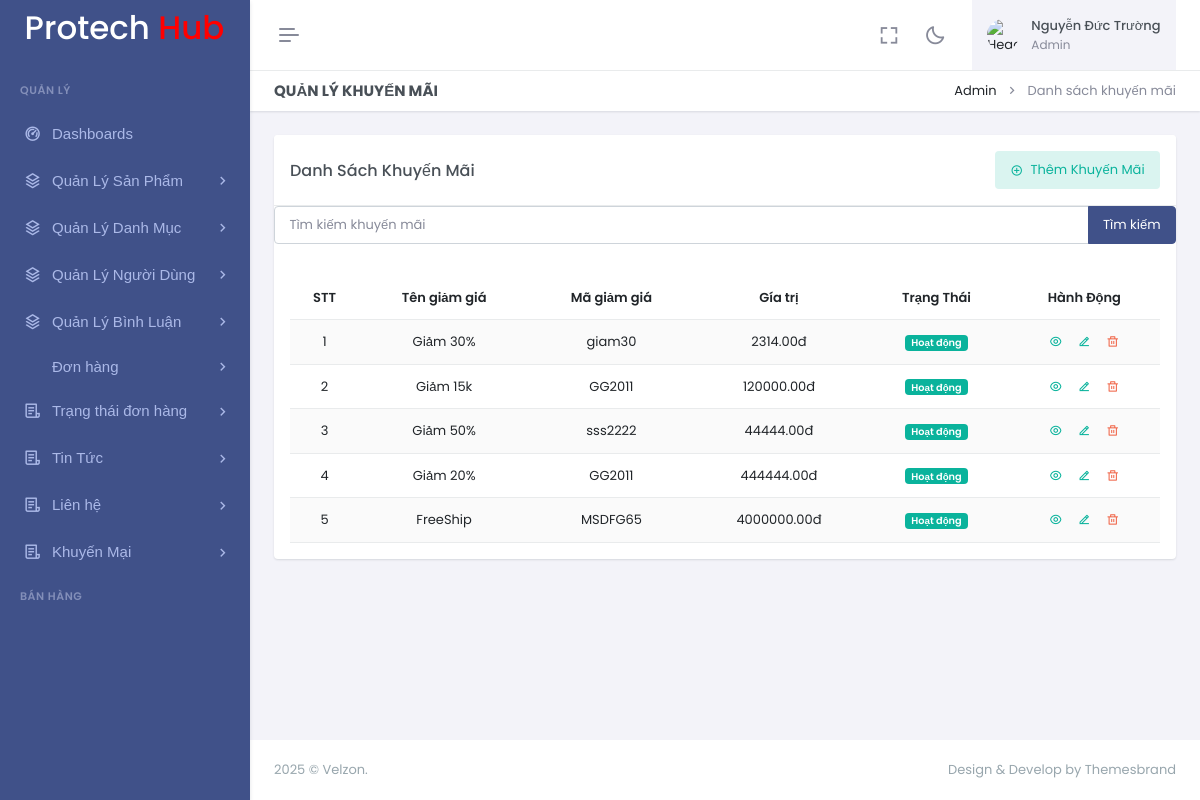
/admin/index.php?act=khuyenmais (signed in), run on the app's committed database.
### tables this page shows
CREATE TABLE `khuyen_mais` (
  `id` int NOT NULL,
  `ten_khuyen_mai` varchar(255) NOT NULL,
  `ma_khuyen_mai` varchar(50) NOT NULL,
  `gia_tri` decimal(10,2) NOT NULL,
  `ngay_bat_dau` date NOT NULL,
  `ngay_ket_thuc` date NOT NULL,
  `mo_ta` text,
  `trang_thai` tinyint(1) NOT NULL
);

### admin/controllers/KhuyenMaiController.php (called while the page is built, shortened)
<?php
class KhuyenMaiController
{
    private $khuyenmaiModel;
    public function __construct()
    {
        $this->khuyenmaiModel = new KhuyenMai();
    }
    public function index()
    {
        $keyword = $_GET['keyword'] ?? null;
        if ($keyword) {
            $khuyenmais = $this->khuyenmaiModel->search($keyword);
        } else {
            $khuyenmais = $this->khuyenmaiModel->getAll();
        }
        require_once 'views/khuyenmais/index.php';
    }
}

### commons/function.php (called while the page is built)
<?php
function connectDB() {
    $host = DB_HOST;
    $port = DB_PORT;
    $dbname = DB_NAME;
    try {
        $conn = new PDO("mysql:host=$host;port=$port;dbname=$dbname", DB_USERNAME, DB_PASSWORD);
        $conn->setAttribute(PDO::ATTR_ERRMODE, PDO::ERRMODE_EXCEPTION);
        $conn->setAttribute(PDO::ATTR_DEFAULT_FETCH_MODE, PDO::FETCH_ASSOC);
        return $conn;
    } catch (PDOException $e) {
        echo ("Connection failed: " . $e->getMessage());
    }
}

### admin/models/KhuyenMai.php (called while the page is built, shortened)
<?php
class KhuyenMai
{
    private $conn;
    public function __construct()
    {
        $this->conn = connectDB();
    }
    public function getAll()
    {
        $sql = "SELECT * FROM khuyen_mais";
        $stmt = $this->conn->prepare($sql);
        $stmt->execute();
        return $stmt->fetchAll();
    }
}

### admin/views/khuyenmais/index.php (the view, shortened to what this page needs)
<!DOCTYPE html>
<html lang="en" data-layout="vertical" data-topbar="light" data-sidebar="dark" data-sidebar-size="lg"
    data-sidebar-image="none" data-preloader="disable" data-theme="default" data-theme-colors="default">
<head>
    <?php require_once "views/layouts/libs_css.php"; ?>
</head>
<body>
    <div id="layout-wrapper">
        <?php
        require_once "views/layouts/header.php";
        require_once "views/layouts/siderbar.php";
        ?>
        <div class="main-content">
            <div class="page-content">
                <div class="container-fluid">
                    <div class="row">
                        <div class="col-12">
                            <div
                                class="page-title-box d-sm-flex align-items-center justify-content-between bg-galaxy-transparent">
                                <h4 class="mb-sm-0">Quản lý khuyến mãi</h4>
                                <div class="page-title-right">
                                    <ol class="breadcrumb m-0">
                                        <li class="breadcrumb-item"><a href="javascript: void(0);">Admin</a></li>
                                        <li class="breadcrumb-item active">Danh sách khuyến mãi</li>
                                    </ol>
                                </div>
                            </div>
                        </div>
                    </div>
                    <div class="row">
                        <div class="col">
                            <div class="h-100">
                                <div class="card">
                                    <div class="card-header align-items-center d-flex">
                                        <h4 class="card-title mb-0 flex-grow-1">Danh Sách Khuyến Mãi</h4>
                                        <a href="?act=khuyenmais/create"
                                            class="btn btn-soft-success material-shadow-none">
                                            <i class="ri-add-circle-line align-middle me-1"></i> Thêm Khuyến Mãi
                                        </a>
                                    </div>
                                    <form method="GET" action="">
                                        <div class="input-group mb-3">
                                            <input type="text" name="keyword" class="form-control"
                                                placeholder="Tìm kiếm khuyến mãi"
                                                value="<?= htmlspecialchars($_GET['keyword'] ?? '') ?>">
                                            <button class="btn btn-primary" type="submit">Tìm kiếm</button>
                                        </div>
                                    </form>
                                    <div class="card-body">
                                        <div class="live-preview">
                                            <div class="table-responsive">
                                                <table
                                                    class="table table-striped table-nowrap align-middle mb-0 table text-center">
                                                    <thead>
                                                        <tr>
                                                            <th scope="col">STT</th>
                                                            <th scope="col">Tên giảm giá</th>
                                                            <th scope="col">Mã giảm giá</th>
                                                            <th scope="col">Gía trị </th>
                                                            <th scope="col">Trạng Thái</th>
                                                            <th scope="col">Hành Động</th>
                                                        </tr>
                                                    </thead>
                                                    <tbody>
                                                        <?php
                                                        $stt = 1;
                                                        foreach ($khuyenmais as $khuyenmai): ?>
                                                            <tr>
                                                                <td><?php echo $stt++; ?></td>
                                                                <td><?php echo $khuyenmai['ten_khuyen_mai']; ?></td>
                                                                <td><?php echo $khuyenmai['ma_khuyen_mai']; ?></td>
                                                                <td><?php echo $khuyenmai['gia_tri'] . 'đ'; ?></td>
                                                                <td>
                                                                    <?php
                                                                    if ($khuyenmai['trang_thai'] == 1) { ?>
                                                                        <span class="badge bg-success">Hoạt động</span>
                                                                    <?php
                                                                    } else { ?>
                                                                        <span class="badge bg-danger">Không hoạt động</span>
                                                                    <?php
                                                                    }
                                                                    ?>
                                                                </td>
                                                                <td>
                                                                    <div
                                                                        class="d-flex justify-content-center hstack gap-3 flex-wrap">
                                                                        <a href="?act=khuyenmais/show&id=<?php echo $khuyenmai['id']; ?>"
                                                                            class="link-success">
                                                                            <i class="ri-eye-line"></i>
                                                                        </a>
                                                                        <a href="?act=khuyenmais/edit&id=<?php echo $khuyenmai['id']; ?>"
                                                                            class="link-success">
                                                                            <i class="ri-edit-2-line"></i>
                                                                        </a>
                                                                        <a href="?act=khuyenmais/delete&id=<?php echo $khuyenmai['id']; ?>"
                                                                            class="link-danger"
                                                                            onclick="return confirm('Bạn có chắc chắn xóa không?');">
                                                                            <i class="ri-delete-bin-line"></i>
                                                                        </a>
                                                                    </div>
                                                                </td>
                                                            </tr>
                                                        <?php endforeach; ?>
                                                    </tbody>
                                                </table>
                                            </div>
                                        </div>
                                    </div>
                                </div>
                            </div>
                        </div>
                    </div>
                </div>
            </div>
            <footer class="footer">
                <div class="container-fluid">
                    <div class="row">
                        <div class="col-sm-6">
                             © Velzon.
                        </div>
                        <div class="col-sm-6">
                            <div class="text-sm-end d-none d-sm-block">
                                Design & Develop by Themesbrand
                            </div>
                        </div>
                    </div>
                </div>
            </footer>
        </div>
    </div>
</body>
</html>

### data on the page
khuyen_mais: ten_khuyen_mai "Giảm 30%", ma_khuyen_mai "giam30", gia_tri "2314.00", trang_thai "Hoạt động"
khuyen_mais: ten_khuyen_mai "Giảm 15k", ma_khuyen_mai "GG2011", gia_tri "120000.00", trang_thai "Hoạt động"
khuyen_mais: ten_khuyen_mai "Giảm 50%", ma_khuyen_mai "sss2222", gia_tri "44444.00", trang_thai "Hoạt động"
khuyen_mais: ten_khuyen_mai "Giảm 20%", ma_khuyen_mai "GG2011", gia_tri "444444.00", trang_thai "Hoạt động"
khuyen_mais: ten_khuyen_mai "FreeShip", ma_khuyen_mai "MSDFG65", gia_tri "4000000.00", trang_thai "Hoạt động"

### other printed values
$_SESSION['user'] "Nguyễn Đức Trường"
